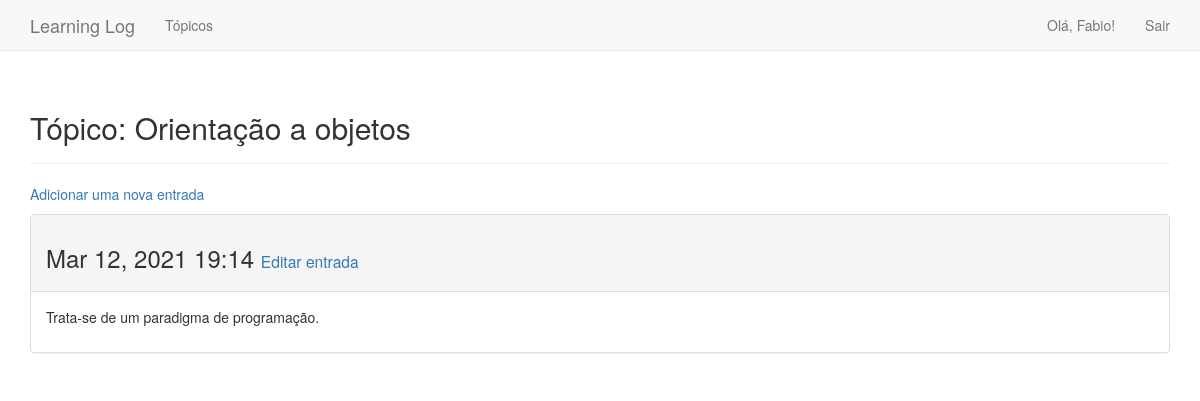
Page /topics/10/ (signed in) on the committed database.
### learning_logs/models.py (models this page shows, shortened)
class Topic(models.Model):
    text = models.CharField(max_length=200)
    date_added = models.DateTimeField(auto_now_add=True)
    owner = models.ForeignKey(User, on_delete=models.CASCADE)
    def __str__(self):
        return self.text

class Entry(models.Model):
    topic = models.ForeignKey(Topic, on_delete=models.DO_NOTHING)
    text = models.TextField(default="")
    date_added = models.DateTimeField(auto_now_add=True)
    class Meta:
        verbose_name_plural = 'entries'

### learning_logs/views.py (the view)
# urls.py: url(r'^topics/(?P<topic_id>\d+)/$', views.topic, name='topic'),
@login_required
def topic(request, topic_id):
    topic = Topic.objects.get(id=topic_id)
    if topic.owner != request.user:
        raise Http404
    entries = topic.entry_set.order_by('-date_added')
    context = {'topic': topic, 'entries': entries}
    return render(request, 'learning_logs/topic.html', context)

### learning_logs/templates/learning_logs/topic.html (shortened to what this page needs)
{% extends 'learning_logs/base.html' %}
{% block header %}
    <h2>Tópico: {{ topic }}</h2>
{% endblock header %}
{% block content %}
    <p>
        <a href="{% url 'learning_logs:new_entry' topic.id %}">Adicionar uma nova entrada</a>
    </p>
        {% for entry in entries %}
            <div class="panel panel-default">
                <div class="panel-heading">
                    <h3>
                        {{ entry.date_added | date:'M d, Y H:i' }}
                        <small>
                            <a href="{% url 'learning_logs:edit_entry' entry.id %}">Editar entrada</a>
                        </small>
                    </h3>
                </div>
                <div class="panel-body">
                    {{ entry.text | linebreaks }}
                </div>
            </div>
        {% empty %}
            Ainda não há nada aqui...
        {% endfor %}
{% endblock content %}

### learning_logs/templates/learning_logs/base.html (shortened to what this page needs)
{% load bootstrap3 %}
<!DOCTYPE html>
<html lang="pt-br">
<head>
    {% bootstrap_css %}
</head>
<body>
    <nav class="navbar navbar-default navbar-static-top">
        <div class="container">
            <div class="navbar-header">
                <a class="navbar-brand" href="{% url 'learning_logs:index' %}">Learning Log</a>
            </div>
            <div id="navbar" class="navbar-collapse collapse">
                <ul class="nav navbar-nav">
                    <li><a href="{% url 'learning_logs:topics' %}">Tópicos</a></li>
                </ul>
                <ul class="nav navbar-nav navbar-right">
                    {% if user.is_authenticated %}
                        <li><a>Olá, {{ user.username }}!</a></li>
                        <li><a href="{% url 'users:logout' %}">Sair</a></li>
                    {% else %}
                        <li><a href="{% url 'users:register' %}">Registre-se</a></li>
                        <li><a href="{% url 'users:login' %}">Entrar</a></li>
                    {% endif %}
                </ul>
            </div>
        </div>
    </nav>
    <div class="container">
        <div class="page-header">
            {% block header %}{% endblock header %}
        </div>
        <div>
            {% block content %}{% endblock content %}
        </div>
    </div>
</body>
</html>

### rows in the picture
Topic: text "Orientação a objetos"
Entry: date_added "Mar 12, 2021 19:14", text "Trata-se de um paradigma de programação."

### other values in the picture
{{ user.username }} "Fabio"
